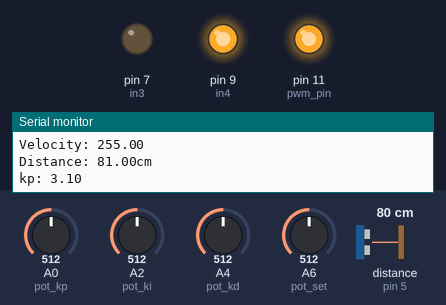
The sketch below on a simulated Arduino Nano, built with avr-gcc and run on an emulated ATmega328P. Parts: output pins drawn as LEDs (lit = HIGH), the last lines printed to the serial monitor. The inputs (shaded band) are chosen by the test bench; at power-on: distance to the obstacle (sensor on pin 5) 80 cm, A2 (pot_ki) = 512, A6 (pot_set) = 512, A0 (pot_kp) = 512, A4 (pot_kd) = 512. The echo pulse lasts 58.3 µs per cm.

Above: at 1.2 s.
1.3 s: distance to the obstacle (sensor on pin 5) set to 2 cm
5.0 s: A2 (pot_ki) set to 528
At 8.1 s:
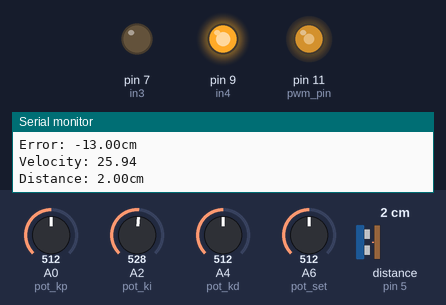
8.7 s: A2 (pot_ki) set to 549
At 12.2 s:
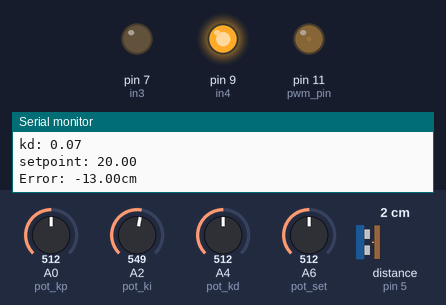
12.4 s: A6 (pot_set) set to 716
16.1 s: A0 (pot_kp) set to 716
At 17.8 s:
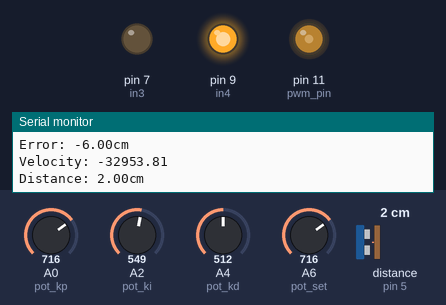
19.8 s: distance to the obstacle (sensor on pin 5) set to 9 cm
Timing chart, 0 to 24.5 s (numbered marks = the images above; inputs shaded):
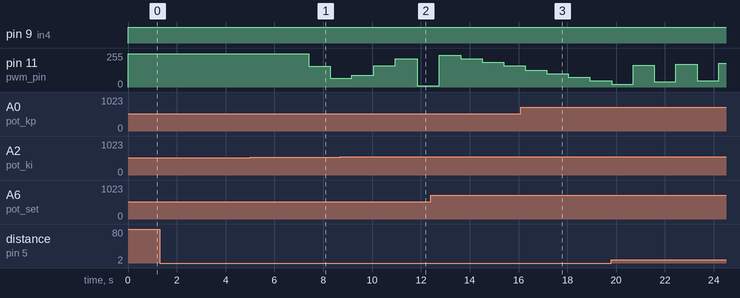

Measured:
- the behaviour switches between 540 and 541 on A2 (pot_ki) (found by bisection; images 1 and 2)
- by itself, pin 11 (pwm_pin): ramps from 177/255 to 19/255 and jumps back, once every 1.8 s

The sketch:

PIDmayerhofer.ino
```cpp
#include <NewPing.h>

//pinos do ultrassônico e distância máxima(range)
#define trigger 3
#define echo 5
#define range 200

NewPing sensor(trigger, echo, range);

//pinos potênciometros
int pot_kp = A0;
int pot_ki = A2;
int pot_kd = A4;
int pot_set = A6;

// pinos da ponte H
int in3 = 7;
int in4 = 9;
int pwm_pin = 11;

double setpoint;
double distance;
double height;
float velocity;

double pipe = 41; //medido com sensor na posição do projeto
double object = 6;

double pastTime;
unsigned long presentTime, lastTime;

double error;
double i_error;
double d_error;
double lastError;

//PI -- Kp = 6, Ki= 5.
//PID -- Kp = 6, Ki= 5, Kd = 0.3
//
//double kp = 6;
//double ki = 5;
//double kd = 0.3;

void setup() {

  Serial.begin(1200);

  pinMode(in3, OUTPUT);
  pinMode(in4, OUTPUT);
  pinMode(pwm_pin, OUTPUT);

  pinMode(pot_kp, INPUT);
  pinMode(pot_ki, INPUT);
  pinMode(pot_kd, INPUT);
  pinMode(pot_set, INPUT);
}

void loop() {

  double kp = map(analogRead(pot_kp), 0, 1023, 0, 63) * 0.1;
  double ki = map(analogRead(pot_ki), 0, 1023, 0, 70) * 0.01;
  double kd = map(analogRead(pot_kd), 0, 1023, 0, 15) * 0.01;
  double setpoint = map(analogRead(pot_set), 0, 1023, 0, 40);

//  setpoint = 10; //altura desejada

  presentTime = millis();
  pastTime = presentTime - lastTime;

  distance = sensor.ping_cm();
  height = (pipe - distance) - object;

  error = setpoint - height;
  i_error += error * pastTime;
  d_error = (error - lastError)/pastTime;

  velocity = kp*error + ki*i_error + kd*d_error;   //PID output

  lastError = error;   //remember current error
  lastTime = presentTime;


  if (i_error > 150){
    ki = 0;
  }

  if (velocity > 255){
    velocity = 255;
  }

  Serial.print("Velocity: ");
  Serial.print(velocity);
  Serial.println();

//  if (error < 0) {
//    velocity = map(velocity, 70, 255, 145, 250);
//  }

  velocity = map(velocity, 70, 255, 175, 250);

//  Serial.print("Vel2: ");
//  Serial.print(velocity);
//  Serial.println();

  turnON();

//  Serial.print("Altura: ");
//  Serial.print(height);
//  Serial.println("cm");
//  Serial.println();

  Serial.print("Distance: ");
  Serial.print(distance);
  Serial.println("cm");
  Serial.println();

  Serial.print("kp: ");
  Serial.print(kp);
  Serial.println();

  Serial.print("ki: ");
  Serial.print(ki);
  Serial.println();

  Serial.print("kd: ");
  Serial.print(kd);
  Serial.println();

  Serial.print("setpoint: ");
  Serial.print(setpoint);
  Serial.println();

  Serial.print("Error: ");
  Serial.print(error);
  Serial.println("cm");
  Serial.println();

}

void turnON(){
  digitalWrite(in3, LOW);
  digitalWrite(in4, HIGH);
  analogWrite(pwm_pin, velocity);
}
```
